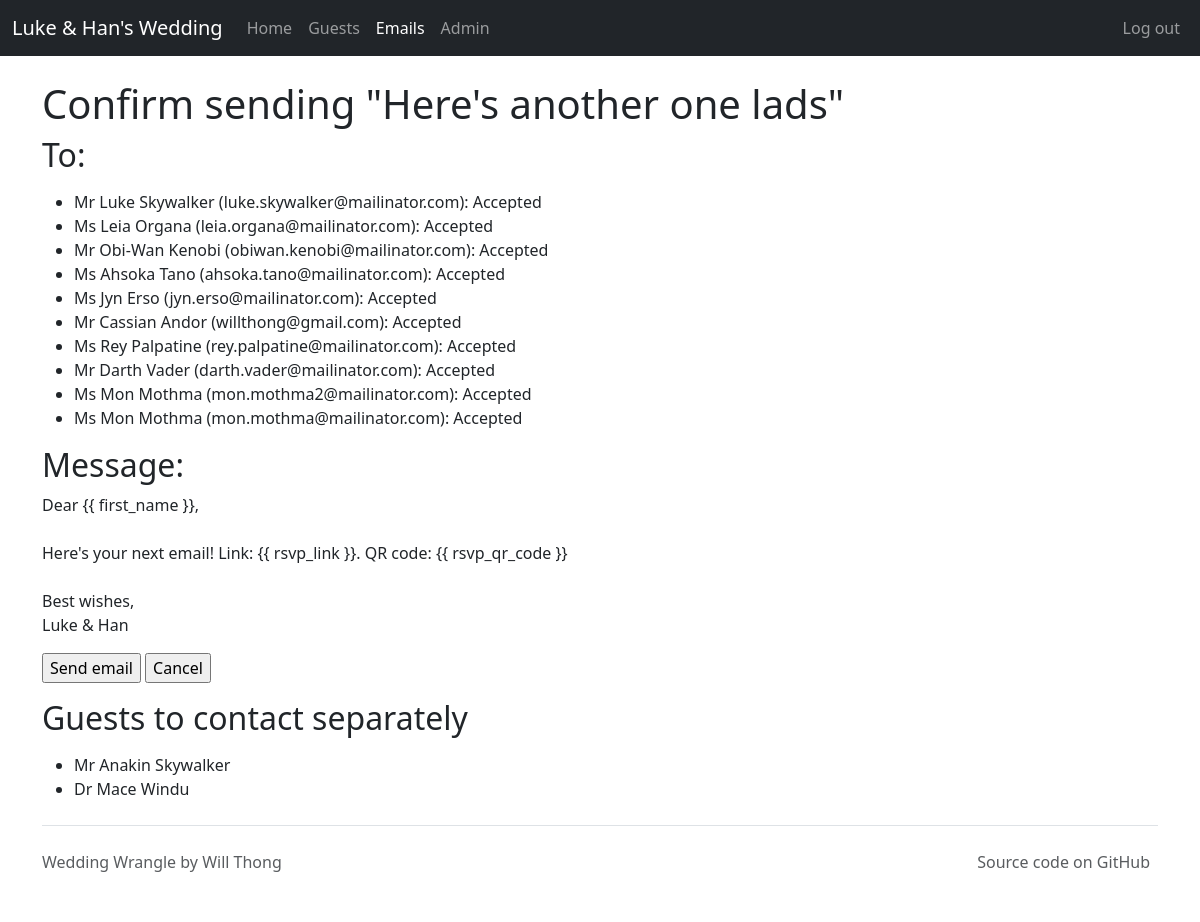
The app's page /email/27/email_confirm/ (signed in), older data.
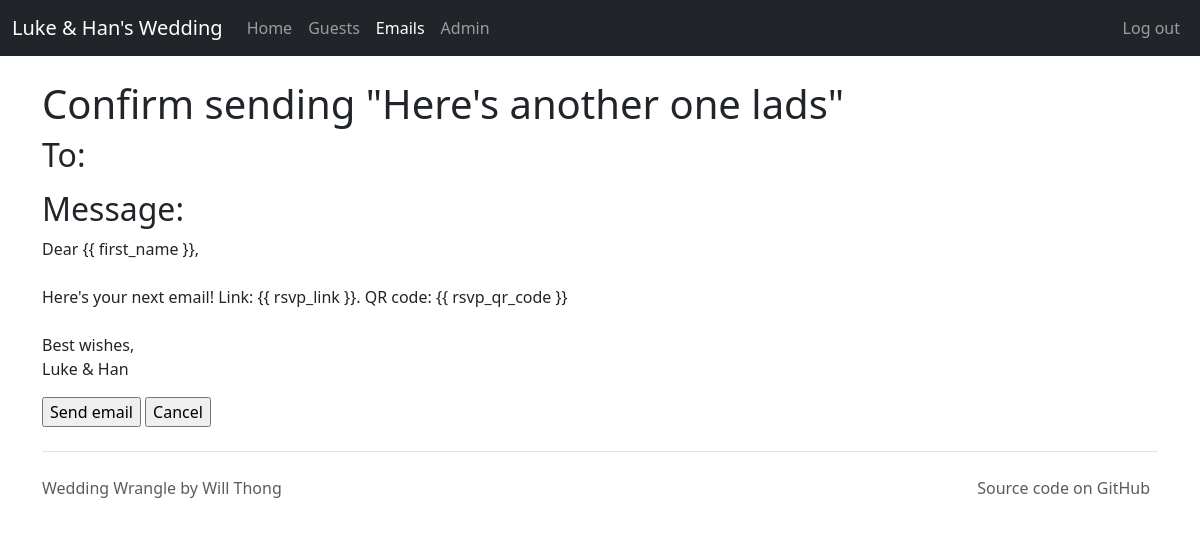
The same page, newer data.
### weddingwrangle/models.py (models this page shows, shortened)
class Guest(models.Model):
    first_name = models.CharField(max_length=30)
    surname = models.CharField(max_length=30)
    email_address = models.CharField(max_length=50, blank=True)
    rsvp_link = models.CharField(max_length=15, verbose_name="RSVP Link")
    rsvp_qr = models.BinaryField(
        null=True, blank=True, editable=False, verbose_name="RSVP QR"
    )
    title = models.ForeignKey(Title, on_delete=models.CASCADE, related_name="guest")
    position = models.ForeignKey(
        Position, on_delete=models.CASCADE, related_name="guest"
    )
    rsvp_status = models.ForeignKey(
        RSVPStatus,
        on_delete=models.CASCADE,
        related_name="guest",
        verbose_name="RSVP Status",
    )
    partner = models.ForeignKey(
        "self",
        on_delete=models.SET_NULL,
        null=True,
        blank=True,
    )
    dietaries = models.ManyToManyField(Dietary, related_name="guest", blank=True)
    emails = models.ManyToManyField(Email, related_name="guest", blank=True)
    audiences = models.ManyToManyField(Audience, related_name="guest", blank=True)
    created_at = models.DateTimeField(auto_now_add=True)
    updated_at = models.DateTimeField(auto_now=True)
    rsvp_at = models.DateTimeField(blank=True, null=True)
    partner = models.OneToOneField("self", null=True, blank=True, on_delete=models.SET_NULL)

class Title(models.Model):
    name = models.CharField(max_length=10)
    def __str__(self):
        return self.name
    class Meta:
        verbose_name_plural = "Titles"

class RSVPStatus(models.Model):
    name = models.CharField(max_length=11)
    verbose_name = models.CharField(max_length=50)
    def __str__(self):
        return self.name
    class Meta:
        verbose_name = "RSVP Status"
        verbose_name_plural = "RSVP Statuses"

### weddingwrangle/views.py (the view, shortened to what this page needs)
class EmailConfirm(LoginRequiredMixin, UpdateView):
    model = Email
    template_name_suffix = "_confirm"
    success_url = reverse_lazy("email_create")
    fields = "__all__"
    def get_context_data(self, **kwargs):
        context = super().get_context_data(**kwargs)
        context["uncontactable_guests"] = False
        for guest in self.get_object().audience.guest.all():
            if guest.email_address == "":
                context["uncontactable_guests"] = True
        return context

### weddingwrangle/context_processors.py (called while the page is built)
def app_name(request):
    return {"APP_NAME": settings.APP_NAME}

### weddingwrangle/templates/weddingwrangle/email_confirm.html (shortened to what this page needs)
{% extends "base_bootstrap.html" %}
{% load crispy_forms_tags %}
{% block content %}
<h1> Confirm sending "{{ object.subject }}"</h1>
  <h2>
    To:
  </h2>
  <p>
    <ul>
    {% for guest in object.audience.guest.all %}
      {% if guest.email_address %}
        <li>
          {{ guest.title }} {{ guest.first_name }} {{ guest.surname }}
          ({{ guest.email_address }}): {{ guest.rsvp_status }}
        </li>
      {% endif %}
    {% endfor %}
    </ul>
  </p>
  <h2>
    Message:
  </h2>
  <p>
    {{ object.text|linebreaksbr }}
  </p>
    <form action="" method="post" id="email_confirm" enctype="multipart/form-data">
      <input type="submit" value="Send email">
      <input type="submit" value="Cancel"
        onclick="window.location.href='{% url "email_create" %}'; return false;">
    </form>
  {% if uncontactable_guests %}
    <h2>
      Guests to contact separately
    </h2>
    <p>
      <ul>
        {% for guest in object.audience.guest.all %}
          {% if not guest.email_address %}
            <li>
              {{ guest.title }} {{ guest.first_name }} {{ guest.surname }}
            </li>
          {% endif %}
        {% endfor %}
      </ul>
    </p>
  {% endif %}
{% endblock %}

Row changes from the older to the newer data that the page shows:
removed Guest: title "Mr", first_name "Luke", surname "Skywalker", email_address "luke.skywalker@mailinator.com", rsvp_status "Accepted", shown under "To:"
removed Guest: title "Ms", first_name "Leia", surname "Organa", email_address "leia.organa@mailinator.com", rsvp_status "Accepted", shown under "To:"
removed Guest: title "Mr", first_name "Obi-Wan", surname "Kenobi", email_address "obiwan.kenobi@mailinator.com", rsvp_status "Accepted", shown under "To:"
removed Guest: title "Ms", first_name "Ahsoka", surname "Tano", email_address "ahsoka.tano@mailinator.com", rsvp_status "Accepted", shown under "To:"
removed Guest: title "Ms", first_name "Jyn", surname "Erso", email_address "jyn.erso@mailinator.com", rsvp_status "Accepted", shown under "To:"
removed Guest: title "Mr", first_name "Cassian", surname "Andor", email_address "willthong@gmail.com", rsvp_status "Accepted", shown under "To:"
removed Guest: title "Ms", first_name "Rey", surname "Palpatine", email_address "rey.palpatine@mailinator.com", rsvp_status "Accepted", shown under "To:"
removed Guest: title "Mr", first_name "Darth", surname "Vader", email_address "darth.vader@mailinator.com", rsvp_status "Accepted", shown under "To:"
removed Guest: title "Ms", first_name "Mon", surname "Mothma", email_address "mon.mothma2@mailinator.com", rsvp_status "Accepted", shown under "To:"
removed Guest: title "Ms", first_name "Mon", surname "Mothma", email_address "mon.mothma@mailinator.com", rsvp_status "Accepted", shown under "To:"
removed Guest: title "Mr", first_name "Anakin", surname "Skywalker", shown under "Guests to contact separately"
removed Guest: title "Dr", first_name "Mace", surname "Windu", shown under "Guests to contact separately"
Text that changed along with them:
text no longer shown: "Guests to contact separately"
